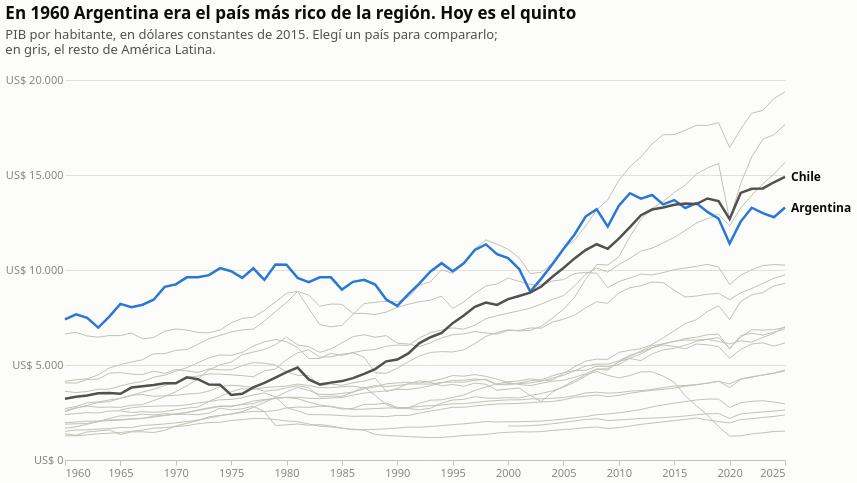

This figure's notebook cell:
### Markdown cell above
### 2.3 Gráfico 2: el ingreso por habitante
Un gráfico de **líneas con énfasis**: Argentina en azul, un país de comparación en gris oscuro y el resto de la región de fondo. El PIB per cápita está en dólares constantes de 2015, es decir, sin el efecto de la inflación.

*Interacción:* un menú permite elegir el país de comparación. Al mover el mouse, una línea vertical marca el año más cercano y un tooltip muestra el valor de los dos países.

### Code cell
datos_pib = latam.dropna(subset=["pib_pc"])[["pais", "anio", "pib_pc"]].round(1)

pais_comparado = alt.param(name="comparar", value="Chile", bind=alt.binding_select(
    options=sorted(pais for pais in LATAM.values() if pais != "Argentina"), name="Comparar con "))
anio_cercano = alt.selection_point(fields=["anio"], nearest=True, on="pointerover", clear="pointerout", empty=False)
color_destacado = alt.when(es_argentina).then(alt.value(AZUL)).otherwise(alt.value(TINTA_SECUNDARIA))
eje_x = alt.X("anio:Q", title=None, scale=alt.Scale(domain=[1960, 2025]), axis=alt.Axis(format="d", grid=False))

es_destacado = es_argentina | (alt.datum.pais == pais_comparado)  # Argentina y el país elegido

base = alt.Chart(datos_pib).encode(x=eje_x, y=alt.Y("pib_pc:Q", title=None, axis=alt.Axis(format="$,.0f", domain=False, ticks=False, tickCount=5)))
destacados = base.transform_filter(es_destacado)
por_anio = (  # una fila por año con los dos valores lado a lado, para la línea vertical y el tooltip
    alt.Chart(datos_pib)
    .transform_filter(es_destacado)
    .transform_calculate(serie="datum.pais == 'Argentina' ? 'argentina' : 'elegido'")
    .transform_pivot("serie", value="pib_pc", groupby=["anio"])
    .encode(x=eje_x)
)

fig_pib = (
    alt.layer(
        base.mark_line(color=EJE, strokeWidth=1).encode(detail="pais:N"),                       # resto de la región, de fondo
        destacados.mark_line(strokeWidth=2.5).encode(color=color_destacado, detail="pais:N"),
        destacados.mark_text(align="left", dx=6, fontWeight=600, color=TINTA).encode(text="pais:N")
        .transform_filter(alt.datum.anio == 2025),                                             # nombres al final de las líneas
        por_anio.mark_rule(color=TINTA_TENUE).transform_filter(anio_cercano),                  # línea vertical en el año elegido
        destacados.mark_circle(size=64, stroke=FONDO, strokeWidth=2).encode(
            color=color_destacado, opacity=alt.when(anio_cercano).then(alt.value(1)).otherwise(alt.value(0))),
        por_anio.mark_point(opacity=0).encode(tooltip=[                                         # capta el mouse: año más cercano
            alt.Tooltip("anio:Q", title="Año", format="d"),
            alt.Tooltip("argentina:Q", title="Argentina", format="$,.0f"),
            alt.Tooltip("elegido:Q", title="País elegido", format="$,.0f"),
        ]).add_params(anio_cercano),
    )
    .add_params(pais_comparado)
    .properties(
        width=720, height=380,
        title=alt.Title("En 1960 Argentina era el país más rico de la región. Hoy es el quinto",
                        subtitle=["PIB por habitante, en dólares constantes de 2015. Elegí un país para compararlo;",
                                  "en gris, el resto de América Latina."]),
    )
)
fig_pib

### Figure 1 — Vega-Lite specification as saved in the notebook (floating-point values rounded to 4 significant figures; data arrays with more than 128 entries replaced by an {"elided": "..."} marker saying what was removed)
{"config": {"background": "#fcfcfb", "font": "system-ui, -apple-system, 'Segoe UI', sans-serif", "view": {"stroke": null}, "title": {"anchor": "start", "fontSize": 17, "fontWeight": 600, "color": "#0b0b0b", "subtitleFontSize": 13, "subtitleColor": "#52514e", "subtitlePadding": 6, "offset": 16}, "axis": {"labelColor": "#898781", "labelFontSize": 11, "titleColor": "#52514e", "titleFontSize": 12, "titleFontWeight": 500, "gridColor": "#e1e0d9", "domainColor": "#c3c2b7", "tickColor": "#c3c2b7"}, "legend": {"labelColor": "#52514e", "labelFontSize": 12}, "text": {"color": "#52514e", "fontSize": 12}, "locale": {"number": {"decimal": ",", "thousands": ".", "grouping": [3], "currency": ["US$ ", ""]}}}, "layer": [{"mark": {"type": "line", "color": "#c3c2b7", "strokeWidth": 1}, "encoding": {"detail": {"field": "pais", "type": "nominal"}, "x": {"axis": {"format": "d", "grid": false}, "field": "anio", "scale": {"domain": [1960, 2025]}, "title": null, "type": "quantitative"}, "y": {"axis": {"domain": false, "format": "$,.0f", "tickCount": 5, "ticks": false}, "field": "pib_pc", "title": null, "type": "quantitative"}}}, {"mark": {"type": "line", "strokeWidth": 2.5}, "encoding": {"color": {"condition": [{"test": "(datum.pais === 'Argentina')", "value": "#2a78d6"}], "value": "#52514e"}, "detail": {"field": "pais", "type": "nominal"}, "x": {"axis": {"format": "d", "grid": false}, "field": "anio", "scale": {"domain": [1960, 2025]}, "title": null, "type": "quantitative"}, "y": {"axis": {"domain": false, "format": "$,.0f", "tickCount": 5, "ticks": false}, "field": "pib_pc", "title": null, "type": "quantitative"}}, "transform": [{"filter": "((datum.pais === 'Argentina') || (datum.pais === comparar))"}]}, {"mark": {"type": "text", "align": "left", "color": "#0b0b0b", "dx": 6, "fontWeight": 600}, "encoding": {"text": {"field": "pais", "type": "nominal"}, "x": {"axis": {"format": "d", "grid": false}, "field": "anio", "scale": {"domain": [1960, 2025]}, "title": null, "type": "quantitative"}, "y": {"axis": {"domain": false, "format": "$,.0f", "tickCount": 5, "ticks": false}, "field": "pib_pc", "title": null, "type": "quantitative"}}, "transform": [{"filter": "((datum.pais === 'Argentina') || (datum.pais === comparar))"}, {"filter": "(datum.anio === 2025)"}]}, {"mark": {"type": "rule", "color": "#898781"}, "encoding": {"x": {"axis": {"format": "d", "grid": false}, "field": "anio", "scale": {"domain": [1960, 2025]}, "title": null, "type": "quantitative"}}, "transform": [{"filter": "((datum.pais === 'Argentina') || (datum.pais === comparar))"}, {"calculate": "datum.pais == 'Argentina' ? 'argentina' : 'elegido'", "as": "serie"}, {"pivot": "serie", "value": "pib_pc", "groupby": ["anio"]}, {"filter": {"param": "param_4d603cbe0e4a1e51", "empty": false}}]}, {"mark": {"type": "circle", "size": 64, "stroke": "#fcfcfb", "strokeWidth": 2}, "encoding": {"color": {"condition": [{"test": "(datum.pais === 'Argentina')", "value": "#2a78d6"}], "value": "#52514e"}, "opacity": {"condition": [{"param": "param_4d603cbe0e4a1e51", "value": 1, "empty": false}], "value": 0}, "x": {"axis": {"format": "d", "grid": false}, "field": "anio", "scale": {"domain": [1960, 2025]}, "title": null, "type": "quantitative"}, "y": {"axis": {"domain": false, "format": "$,.0f", "tickCount": 5, "ticks": false}, "field": "pib_pc", "title": null, "type": "quantitative"}}, "transform": [{"filter": "((datum.pais === 'Argentina') || (datum.pais === comparar))"}]}, {"mark": {"type": "point", "opacity": 0}, "encoding": {"tooltip": [{"field": "anio", "format": "d", "title": "Año", "type": "quantitative"}, {"field": "argentina", "format": "$,.0f", "title": "Argentina", "type": "quantitative"}, {"field": "elegido", "format": "$,.0f", "title": "País elegido", "type": "quantitative"}], "x": {"axis": {"format": "d", "grid": false}, "field": "anio", "scale": {"domain": [1960, 2025]}, "title": null, "type": "quantitative"}}, "name": "view_9e1547d91cc8bb3b_5", "transform": [{"filter": "((datum.pais === 'Argentina') || (datum.pais === comparar))"}, {"calculate": "datum.pais == 'Argentina' ? 'argentina' : 'elegido'", "as": "serie"}, {"pivot": "serie", "value": "pib_pc", "groupby": ["anio"]}]}], "data": {"name": "data-dd49972387b25660e5be354c77cbafdb"}, "height": 380, "params": [{"name": "param_4d603cbe0e4a1e51", "select": {"type": "point", "clear": "pointerout", "fields": ["anio"], "nearest": true, "on": "pointerover"}, "views": ["view_9e1547d91cc8bb3b_5"]}, {"name": "comparar", "bind": {"input": "select", "options": ["Bolivia", "Brasil", "Chile", "Colombia", "Costa Rica", "Ecuador", "El Salvador", "Guatemala", "Honduras", "México", "Nicaragua", "Panamá", "Paraguay", "Perú", "Rep. Dominicana", "Uruguay", "Venezuela"], "name": "Comparar con "}, "value": "Chile"}], "title": {"text": "En 1960 Argentina era el país más rico de la región. Hoy es el quinto", "subtitle": ["PIB por habitante, en dólares constantes de 2015. Elegí un país para compararlo;", "en gris, el resto de América Latina."]}, "width": 720, "$schema": "https://vega.github.io/schema/vega-lite/v6.4.1.json", "datasets": {"data-dd49972387b25660e5be354c77cbafdb": {"elided": "1143 records"}}}
